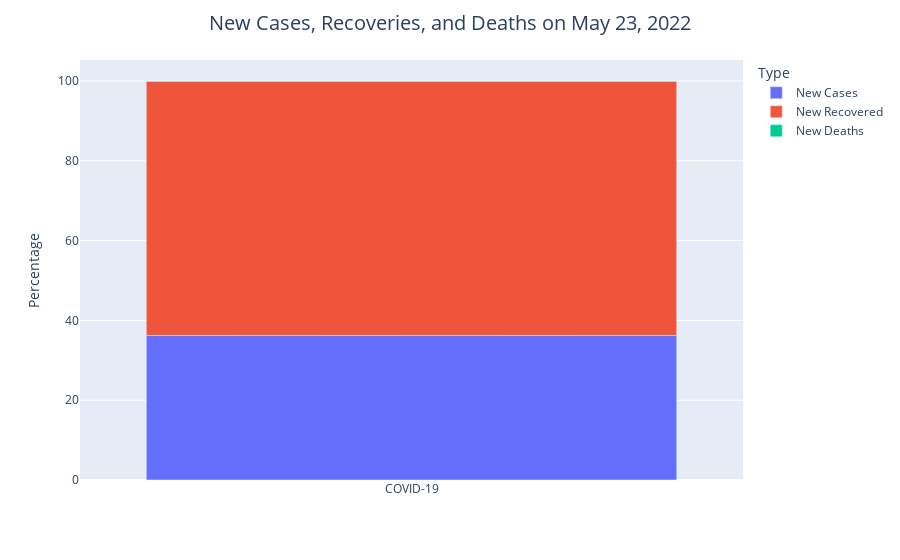

Here is the notebook cell this chart was saved with:
### Code cell
new_ser = df[["New Cases", "New Recovered", "New Deaths"]].loc[0]
new_df = pd.DataFrame(new_ser).reset_index()
new_df.columns = ['Type', 'Total']
new_df['Percentage'] = np.round(100*new_df['Total']/np.sum(new_df['Total']), 2)
new_df['Virus'] = ['COVID-19' for i in range(len(new_df))]

fig = px.bar(new_df, x='Virus', y='Percentage', color='Type', hover_data=['Total'])
fig.update_layout(title={'text': f"New Cases, Recoveries, and Deaths on {yesterday_str}", 'x': 0.5,
                         'xanchor': 'center', 'font': {'size': 20}}, yaxis_title="Percentage", xaxis_title="")
fig.show()

### Figure 1 — Plotly figure (JSON) as saved in the notebook; plotly's stock layout.template omitted (floating-point values rounded to 4 significant figures)
{"data": [{"alignmentgroup": "True", "customdata": [[456616]], "hovertemplate": "Type=New Cases<br>Virus=%{x}<br>Percentage=%{y}<br>Total=%{customdata[0]}<extra></extra>", "legendgroup": "New Cases", "marker": {"color": "#636efa", "pattern": {"shape": ""}}, "name": "New Cases", "offsetgroup": "New Cases", "orientation": "v", "showlegend": true, "textposition": "auto", "x": ["COVID-19"], "xaxis": "x", "y": [36.24], "yaxis": "y", "type": "bar"}, {"alignmentgroup": "True", "customdata": [[802250]], "hovertemplate": "Type=New Recovered<br>Virus=%{x}<br>Percentage=%{y}<br>Total=%{customdata[0]}<extra></extra>", "legendgroup": "New Recovered", "marker": {"color": "#EF553B", "pattern": {"shape": ""}}, "name": "New Recovered", "offsetgroup": "New Recovered", "orientation": "v", "showlegend": true, "textposition": "auto", "x": ["COVID-19"], "xaxis": "x", "y": [63.68], "yaxis": "y", "type": "bar"}, {"alignmentgroup": "True", "customdata": [[1015]], "hovertemplate": "Type=New Deaths<br>Virus=%{x}<br>Percentage=%{y}<br>Total=%{customdata[0]}<extra></extra>", "legendgroup": "New Deaths", "marker": {"color": "#00cc96", "pattern": {"shape": ""}}, "name": "New Deaths", "offsetgroup": "New Deaths", "orientation": "v", "showlegend": true, "textposition": "auto", "x": ["COVID-19"], "xaxis": "x", "y": [0.08], "yaxis": "y", "type": "bar"}], "layout": {"xaxis": {"anchor": "y", "domain": [0, 1], "title": {"text": ""}}, "yaxis": {"anchor": "x", "domain": [0, 1], "title": {"text": "Percentage"}}, "legend": {"title": {"text": "Type"}, "tracegroupgap": 0}, "margin": {"t": 60}, "barmode": "relative", "title": {"font": {"size": 20}, "text": "New Cases, Recoveries, and Deaths on May 23, 2022", "x": 0.5, "xanchor": "center"}}}
